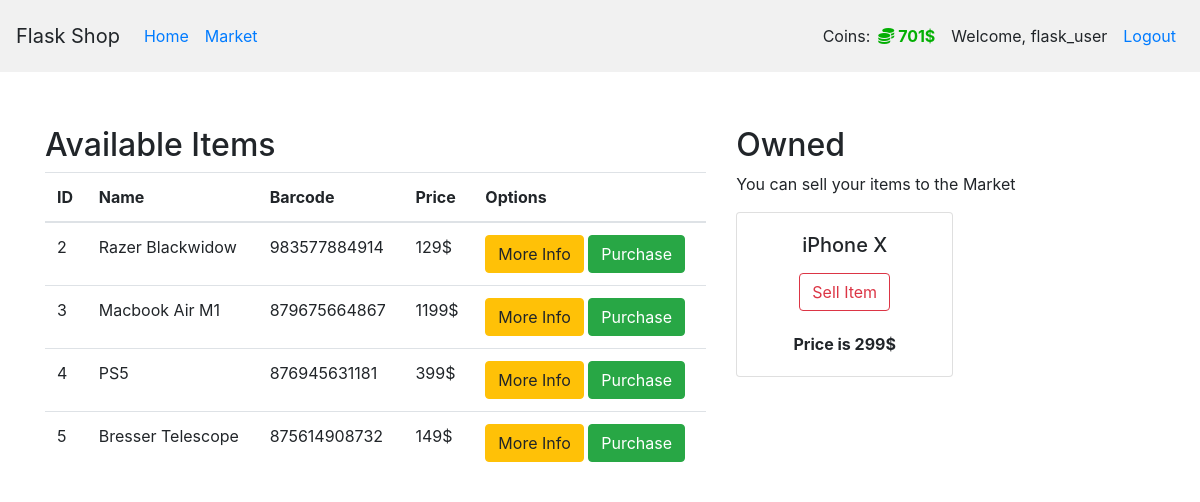
/market (signed in), run on the app's committed database.
### market/models.py (models this page shows, shortened)
class User(db.Model, UserMixin):
    id = db.Column(db.Integer(), primary_key=True)
    username = db.Column(db.String(length=30), nullable=False, unique=True)
    email_address = db.Column(db.String(length=50), nullable=False, unique=True)
    password_hash = db.Column(db.String(length=60), nullable=False)
    budget = db.Column(db.Integer(), nullable=False, default=1000)
    items = db.relationship('Item', backref='owned_user', lazy=True)
    @property
    def prettier_budget(self):
        if len(str(self.budget)) >= 4:
            return f'{str(self.budget)[:-3]},{str(self.budget)[-3:]}$'
        else:
            return f"{self.budget}$"
    @property
    def password(self):
        return self.password

class Item(db.Model):
    id = db.Column(db.Integer(), primary_key=True)
    name = db.Column(db.String(length=30), nullable=False, unique=True)
    price = db.Column(db.Integer(), nullable=False)
    barcode = db.Column(db.String(length=12), nullable=False, unique=True)
    description = db.Column(db.String(length=1024), nullable=False, unique=True)
    owner = db.Column(db.Integer(), db.ForeignKey('user.id'))

### market/routes.py (the view, shortened to what this page needs)
@app.route('/market', methods=['GET', 'POST'])
@login_required
def market_page():
    purchase_form = PurchaseItemForm()
    selling_form = SellItemForm()
    if request.method == "GET":
        items = Item.query.filter_by(owner=None)
        owned_items = Item.query.filter_by(owner=current_user.id)
        return render_template('market.html', items=items, purchase_form=purchase_form, owned_items=owned_items, selling_form=selling_form)

### market/models.py (called while the page is built)
@login_manager.user_loader
def load_user(user_id):
    return User.query.get(int(user_id))

### market/templates/market.html (shortened to what this page needs)
{% extends 'base.html' %}
{% block content %}
<div class="row" style="margin-top: 30px; margin-left: 30px">
   <div class="col-7">
        <h2>Available Items</h2>
        <table class="table table-hover">
            <thead>
                <tr>
                    <th scope="col">ID</th>
                    <th scope="col">Name</th>
                    <th scope="col">Barcode</th>
                    <th scope="col">Price</th>
                    <th scope="col">Options</th>
                </tr>
            </thead>
            <tbody>
                {% for item in items %}
                <tr>
                    <td>{{ item.id }}</td>
                    <td>{{ item.name }}</td>
                    <td>{{ item.barcode }}</td>
                    <td>{{ item.price }}$</td>
                    <td>
                        <button class="btn btn-outline btn-warning" data-toggle="modal" data-target="#Modal-MoreInfo-{{ item.id }}">More Info</button>
                        <button class="btn btn-outline btn-success" data-toggle="modal" data-target="#Modal-PurchaseConfirm-{{ item.id }}">Purchase</button>
                    </td>
                </tr>
                {% endfor %}
            </tbody>
      </table>
   </div>
   <div class="col-5">
        <h2>Owned</h2>
        <p>You can sell your items to the Market</p>
        <div class="row">
           {% for owned_item in owned_items %}
             <div class="col-md-6">
                <div style="margin-bottom: 5px" class="card text-center">
                    <div class="card-body">
                        <h5 class="card-title mb-3">{{ owned_item.name }}</h5>
                        <button type="button" class="btn btn-outline-danger" style="margin-bottom: 5px" data-toggle="modal" data-target="#Modal-SellingConfirm-{{ owned_item.id }}">
                            Sell Item
                        </button>
                        <br>
                        <p class="card-text mt-3"><strong>
                            Price is {{ owned_item.price }}$
                        </strong></p>
                    </div>
                </div>
             </div>
           {% endfor %}
        </div>
   </div>
</div>
{% endblock %}

### market/templates/base.html (shortened to what this page needs)
<!doctype html>
<html lang="en">
   <head>
      <link rel="stylesheet" href="https://cdn.jsdelivr.net/npm/bootstrap@4.5.3/dist/css/bootstrap.min.css">
   </head>
   <body>
    <nav class="navbar navbar-expand-md p-3" style="background-color: #f1f1f1">
      <span class="navbar-brand">Flask Shop</span>
      <div class="collapse navbar-collapse" id="navbarNav">
        <ul class="navbar-nav">
            <li class="nav-item active">
                <a class="nav-link" href="{{ url_for('home_page') }}">Home</a>
            </li>
            <li class="nav-item">
                <a class="nav-link" href="{{ url_for('market_page') }}">Market</a>
            </li>
        </ul>
        {% if current_user.is_authenticated %}
            <ul class="navbar-nav ml-auto">
                <li class="nav-item d-flex" style="align-items: center">
                    <span>Coins:</span>
                    <a class="nav-link" style="color: rgb(3, 175, 3); font-weight: bold">
                        <i class="fas fa-coins"></i>
                        {{ current_user.prettier_budget }}
                    </a>
                </li>
                <li class="nav-item">
                    <span class="nav-link">Welcome, {{ current_user.username }}</span>
                </li>
                <li class="nav-item">
                    <a class="nav-link" href="{{ url_for('logout_page') }}">Logout</a>
                </li>
            </ul>
        {% endif %}
      </div>
    </nav>
    <div>
        <br>
        <div>
            {% block content %}
            {% endblock %}
        </div>
    </div>
   </body>
</html>

### data on the page
User: prettier_budget "701$", username "flask_user"
Item: id "2", name "Razer Blackwidow", barcode "983577884914", price "129"
Item: id "3", name "Macbook Air M1", barcode "879675664867", price "1199"
Item: id "4", name "PS5", barcode "876945631181", price "399"
Item: id "5", name "Bresser Telescope", barcode "875614908732", price "149"
Item: name "iPhone X", price "299"
